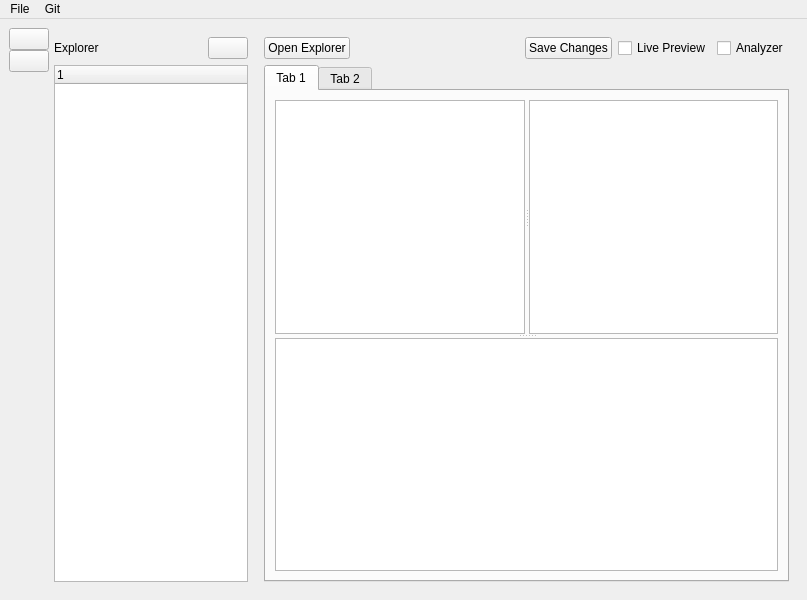
<?xml version="1.0" encoding="UTF-8"?>
<ui version="4.0">
 <class>main_window</class>
 <widget class="QMainWindow" name="main_window">
  <property name="geometry">
   <rect>
    <x>0</x>
    <y>0</y>
    <width>807</width>
    <height>600</height>
   </rect>
  </property>
  <property name="minimumSize">
   <size>
    <width>800</width>
    <height>600</height>
   </size>
  </property>
  <property name="windowTitle">
   <string>MainWindow</string>
  </property>
  <widget class="QWidget" name="central_layout">
   <layout class="QHBoxLayout" name="horizontalLayout">
    <item>
     <layout class="QHBoxLayout" name="main_layout">
      <property name="spacing">
       <number>0</number>
      </property>
      <property name="topMargin">
       <number>0</number>
      </property>
      <item>
       <layout class="QVBoxLayout" name="scene_switch_layout" stretch="0,0,0">
        <property name="leftMargin">
         <number>0</number>
        </property>
        <item>
         <widget class="QPushButton" name="md_scene_button">
          <property name="text">
           <string/>
          </property>
          <property name="icon">
           <iconset>
            <normaloff>icons/LucideFolderOpen.svg</normaloff>icons/LucideFolderOpen.svg</iconset>
          </property>
         </widget>
        </item>
        <item>
         <widget class="QPushButton" name="git_scene_button">
          <property name="text">
           <string/>
          </property>
          <property name="icon">
           <iconset>
            <normaloff>icons/LucideGithub.svg</normaloff>icons/LucideGithub.svg</iconset>
          </property>
         </widget>
        </item>
        <item>
         <spacer name="scene_switch_spacer">
          <property name="orientation">
           <enum>Qt::Vertical</enum>
          </property>
          <property name="sizeHint" stdset="0">
           <size>
            <width>20</width>
            <height>40</height>
           </size>
          </property>
         </spacer>
        </item>
       </layout>
      </item>
      <item>
       <widget class="QStackedWidget" name="stacked_widget_scenes">
        <property name="sizePolicy">
         <sizepolicy hsizetype="Expanding" vsizetype="Preferred">
          <horstretch>0</horstretch>
          <verstretch>0</verstretch>
         </sizepolicy>
        </property>
        <property name="currentIndex">
         <number>0</number>
        </property>
        <widget class="QWidget" name="md_scene">
         <layout class="QHBoxLayout" name="horizontalLayout_3">
          <property name="leftMargin">
           <number>4</number>
          </property>
          <property name="topMargin">
           <number>0</number>
          </property>
          <property name="rightMargin">
           <number>0</number>
          </property>
          <property name="bottomMargin">
           <number>0</number>
          </property>
          <item>
           <widget class="QWidget" name="file_explorer_widget" native="true">
            <property name="maximumSize">
             <size>
              <width>206</width>
              <height>16777215</height>
             </size>
            </property>
            <layout class="QVBoxLayout" name="file_explorer_layout">
             <property name="spacing">
              <number>6</number>
             </property>
             <property name="leftMargin">
              <number>1</number>
             </property>
             <property name="rightMargin">
              <number>1</number>
             </property>
             <item>
              <layout class="QHBoxLayout" name="file_explorer_controll_layout">
               <property name="leftMargin">
                <number>0</number>
               </property>
               <property name="rightMargin">
                <number>0</number>
               </property>
               <item>
                <widget class="QLabel" name="explorer_label">
                 <property name="text">
                  <string>Explorer</string>
                 </property>
                </widget>
               </item>
               <item>
                <spacer name="file_explorer_spacer">
                 <property name="orientation">
                  <enum>Qt::Horizontal</enum>
                 </property>
                 <property name="sizeHint" stdset="0">
                  <size>
                   <width>40</width>
                   <height>20</height>
                  </size>
                 </property>
                </spacer>
               </item>
               <item>
                <widget class="QPushButton" name="close_explorer_button">
                 <property name="text">
                  <string/>
                 </property>
                 <property name="icon">
                  <iconset>
                   <normaloff>icons/LucideX.svg</normaloff>icons/LucideX.svg</iconset>
                 </property>
                </widget>
               </item>
              </layout>
             </item>
             <item>
              <widget class="QTreeWidget" name="file_tree_widget">
               <property name="minimumSize">
                <size>
                 <width>0</width>
                 <height>0</height>
                </size>
               </property>
               <property name="maximumSize">
                <size>
                 <width>16777215</width>
                 <height>16777215</height>
                </size>
               </property>
               <column>
                <property name="text">
                 <string notr="true">1</string>
                </property>
               </column>
              </widget>
             </item>
            </layout>
           </widget>
          </item>
          <item>
           <widget class="QWidget" name="md_editor_widget" native="true">
            <layout class="QVBoxLayout" name="md_scene_layout">
             <property name="spacing">
              <number>6</number>
             </property>
             <property name="sizeConstraint">
              <enum>QLayout::SetDefaultConstraint</enum>
             </property>
             <item>
              <layout class="QHBoxLayout" name="md_controll_panel">
               <property name="topMargin">
                <number>0</number>
               </property>
               <property name="bottomMargin">
                <number>0</number>
               </property>
               <item>
                <widget class="QPushButton" name="open_explorer_button">
                 <property name="text">
                  <string>Open Explorer</string>
                 </property>
                </widget>
               </item>
               <item>
                <spacer name="md_controll_panel_spacer">
                 <property name="orientation">
                  <enum>Qt::Horizontal</enum>
                 </property>
                 <property name="sizeHint" stdset="0">
                  <size>
                   <width>40</width>
                   <height>20</height>
                  </size>
                 </property>
                </spacer>
               </item>
               <item>
                <widget class="QPushButton" name="save_chnages_button">
                 <property name="text">
                  <string>Save Changes</string>
                 </property>
                </widget>
               </item>
               <item>
                <widget class="QCheckBox" name="live_preview_check_box">
                 <property name="text">
                  <string>Live Preview</string>
                 </property>
                </widget>
               </item>
               <item>
                <widget class="QCheckBox" name="analyzer_check_box">
                 <property name="text">
                  <string>Analyzer</string>
                 </property>
                </widget>
               </item>
              </layout>
             </item>
             <item>
              <widget class="QTabWidget" name="md_tab_widget">
               <property name="currentIndex">
                <number>0</number>
               </property>
               <widget class="QWidget" name="tab">
                <attribute name="title">
                 <string>Tab 1</string>
                </attribute>
                <layout class="QHBoxLayout" name="horizontalLayout_2">
                 <item>
                  <widget class="QSplitter" name="vertical_splitter">
                   <property name="orientation">
                    <enum>Qt::Vertical</enum>
                   </property>
                   <widget class="QSplitter" name="horizontal_splitter">
                    <property name="orientation">
                     <enum>Qt::Horizontal</enum>
                    </property>
                    <widget class="QPlainTextEdit" name="md_text_editor"/>
                    <widget class="QTextBrowser" name="preview_text_browser"/>
                   </widget>
                   <widget class="QListWidget" name="analyzer_output_list_widget"/>
                  </widget>
                 </item>
                </layout>
               </widget>
               <widget class="QWidget" name="empty_tab">
                <attribute name="title">
                 <string>Tab 2</string>
                </attribute>
               </widget>
              </widget>
             </item>
            </layout>
           </widget>
          </item>
         </layout>
        </widget>
        <widget class="QWidget" name="git_scene">
         <layout class="QVBoxLayout" name="verticalLayout_3">
          <item>
           <layout class="QHBoxLayout" name="git_controll_panel_layout">
            <property name="topMargin">
             <number>0</number>
            </property>
            <property name="rightMargin">
             <number>0</number>
            </property>
            <item>
             <spacer name="git_controll_spacer">
              <property name="orientation">
               <enum>Qt::Horizontal</enum>
              </property>
              <property name="sizeHint" stdset="0">
               <size>
                <width>40</width>
                <height>20</height>
               </size>
              </property>
             </spacer>
            </item>
            <item>
             <widget class="QPushButton" name="git_status_button">
              <property name="text">
               <string>Status</string>
              </property>
              <property name="icon">
               <iconset>
                <normaloff>icons/LucideBarChartBig.svg</normaloff>icons/LucideBarChartBig.svg</iconset>
              </property>
             </widget>
            </item>
            <item>
             <widget class="QPushButton" name="git_fetch_button">
              <property name="text">
               <string>Fetch</string>
              </property>
              <property name="icon">
               <iconset>
                <normaloff>icons/LucideRefreshCw.svg</normaloff>icons/LucideRefreshCw.svg</iconset>
              </property>
             </widget>
            </item>
            <item>
             <widget class="QPushButton" name="git_pull_button">
              <property name="text">
               <string>Pull</string>
              </property>
              <property name="icon">
               <iconset>
                <normaloff>icons/LucideArrowDownToLine.svg</normaloff>icons/LucideArrowDownToLine.svg</iconset>
              </property>
             </widget>
            </item>
            <item>
             <widget class="QPushButton" name="git_push_button">
              <property name="text">
               <string>Push</string>
              </property>
              <property name="icon">
               <iconset>
                <normaloff>icons/LucideArrowUpFromLine.svg</normaloff>icons/LucideArrowUpFromLine.svg</iconset>
              </property>
             </widget>
            </item>
           </layout>
          </item>
          <item>
           <widget class="QScrollArea" name="files_changed_scroll_area">
            <property name="widgetResizable">
             <bool>true</bool>
            </property>
            <widget class="QWidget" name="scrollAreaWidgetContents">
             <property name="geometry">
              <rect>
               <x>0</x>
               <y>0</y>
               <width>737</width>
               <height>506</height>
              </rect>
             </property>
             <layout class="QVBoxLayout" name="verticalLayout_4">
              <item>
               <widget class="QListWidget" name="listWidget"/>
              </item>
             </layout>
            </widget>
           </widget>
          </item>
         </layout>
        </widget>
       </widget>
      </item>
     </layout>
    </item>
   </layout>
  </widget>
  <widget class="QMenuBar" name="menu_bar">
   <property name="geometry">
    <rect>
     <x>0</x>
     <y>0</y>
     <width>807</width>
     <height>22</height>
    </rect>
   </property>
   <widget class="QMenu" name="menu_file">
    <property name="title">
     <string>File</string>
    </property>
    <addaction name="action_open_file"/>
    <addaction name="action_save_file"/>
    <addaction name="separator"/>
    <addaction name="action_open_explorer"/>
    <addaction name="action_live_preview"/>
    <addaction name="action_show_analyzer_output"/>
   </widget>
   <widget class="QMenu" name="menu_git">
    <property name="title">
     <string>Git</string>
    </property>
    <addaction name="action_status"/>
    <addaction name="action_fetch"/>
    <addaction name="action_pull"/>
    <addaction name="action_push"/>
   </widget>
   <addaction name="menu_file"/>
   <addaction name="menu_git"/>
  </widget>
  <action name="action_open_file">
   <property name="text">
    <string>Open file</string>
   </property>
   <property name="shortcut">
    <string>Ctrl+O</string>
   </property>
  </action>
  <action name="action_save_file">
   <property name="text">
    <string>Save file</string>
   </property>
   <property name="shortcut">
    <string>Ctrl+S</string>
   </property>
  </action>
  <action name="action_open_explorer">
   <property name="text">
    <string>Open Explorer</string>
   </property>
   <property name="shortcut">
    <string>Ctrl+E</string>
   </property>
  </action>
  <action name="action_live_preview">
   <property name="text">
    <string>Show Live Preview</string>
   </property>
   <property name="shortcut">
    <string>Ctrl+P</string>
   </property>
  </action>
  <action name="action_show_analyzer_output">
   <property name="text">
    <string>Show Analyzer Output</string>
   </property>
   <property name="shortcut">
    <string>Ctrl+A</string>
   </property>
  </action>
  <action name="action_status">
   <property name="text">
    <string>Status</string>
   </property>
   <property name="shortcut">
    <string>Ctrl+Shift+S</string>
   </property>
  </action>
  <action name="action_fetch">
   <property name="text">
    <string>Fetch</string>
   </property>
   <property name="shortcut">
    <string>Ctrl+Shift+F</string>
   </property>
  </action>
  <action name="action_pull">
   <property name="text">
    <string>Pull</string>
   </property>
   <property name="shortcut">
    <string>Ctrl+Shift+L</string>
   </property>
  </action>
  <action name="action_push">
   <property name="text">
    <string>Push</string>
   </property>
   <property name="shortcut">
    <string>Ctrl+Shift+P</string>
   </property>
  </action>
 </widget>
 <resources/>
 <connections/>
</ui>
